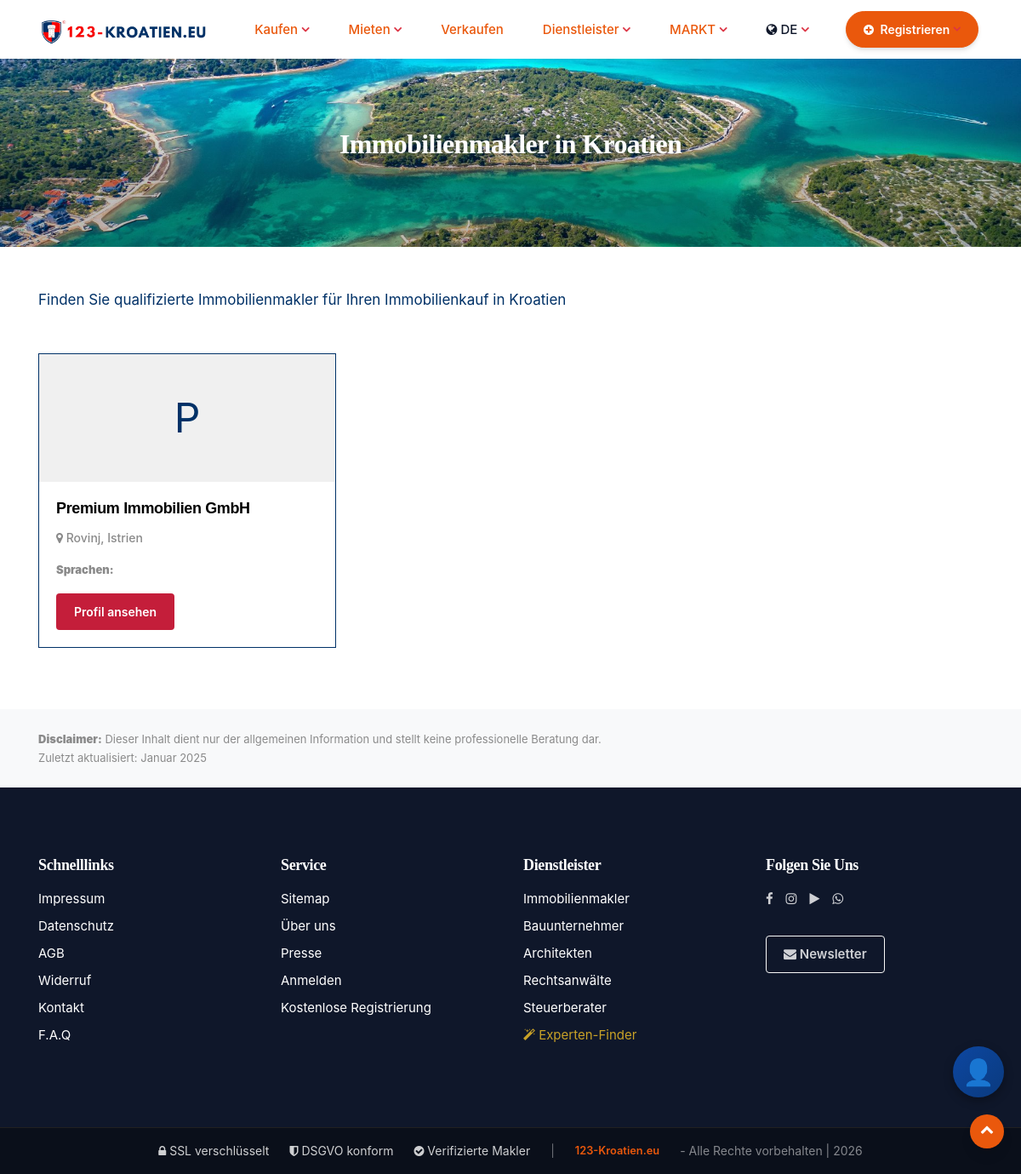
The page /ge/kroatien/immobilienmakler/ on the database as committed earlier.
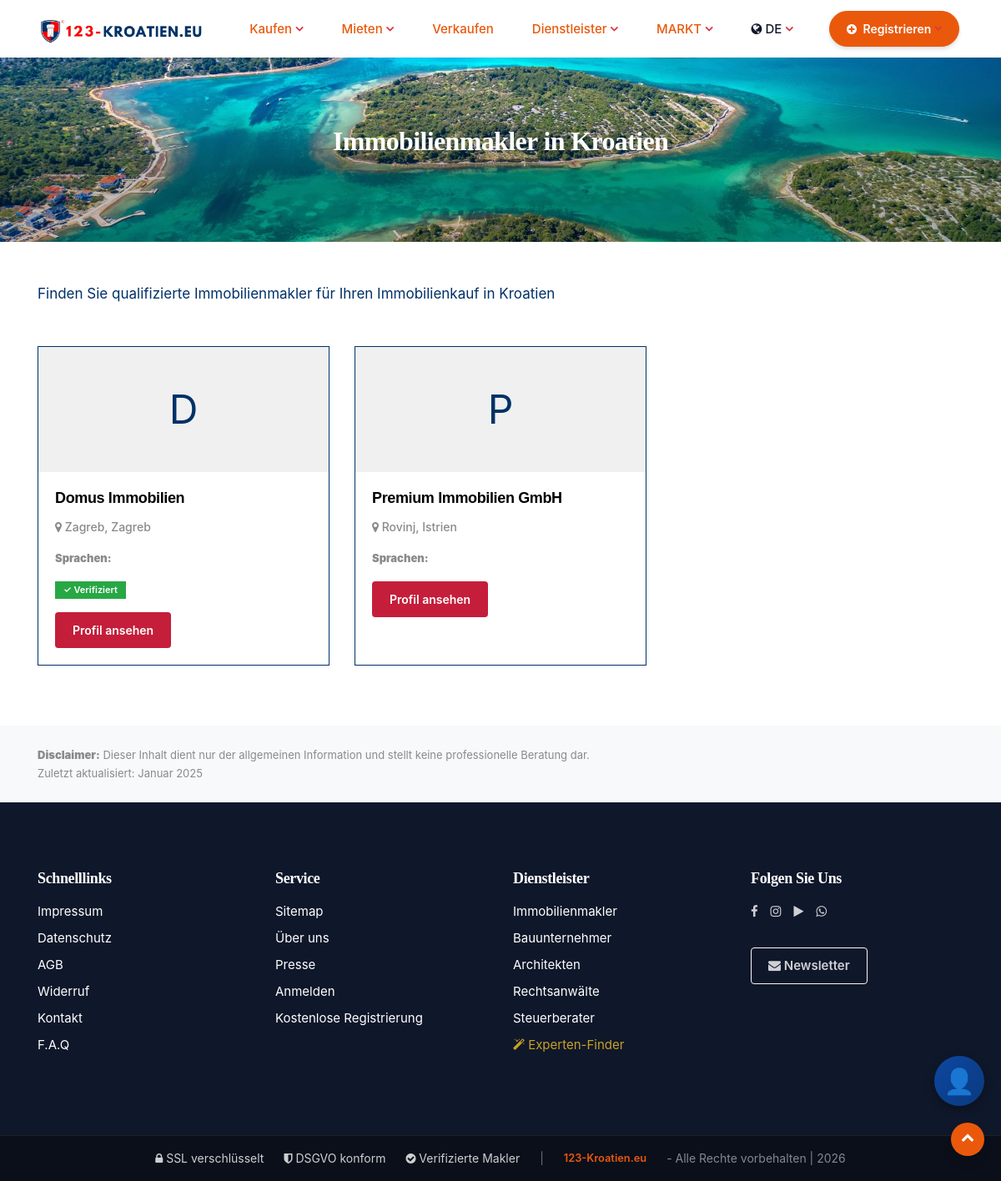
The same page on the database as committed later.
### main/professional_models.py (models this page shows, shortened)
class Professional(models.Model):
    PROFESSIONAL_TYPES = (
        ('real_estate_agent', 'Immobilienmakler'),
        ('construction_company', 'Bauunternehmen'),
        ('lawyer', 'Rechtsanwalt'),
        ('tax_advisor', 'Steuerberater'),
        ('architect', 'Architekt'),
    )
    CAN_POST_PROPERTIES = ['real_estate_agent', 'construction_company']
    REGIONS = (
        ('istrien', 'Istrien'),
        ('kvarner', 'Kvarner'),
        ('dalmatien', 'Dalmatien'),
        ('zagreb', 'Zagreb'),
        ('slavonien', 'Slavonien'),
        ('andere', 'Andere'),
    )
    id = models.UUIDField(default=uuid.uuid4, unique=True, primary_key=True, editable=False)
    user = models.OneToOneField(User, on_delete=models.CASCADE, null=True, blank=True, related_name='professional')
    professional_type = models.CharField(max_length=50, choices=PROFESSIONAL_TYPES, default='real_estate_agent')
    name = models.CharField(max_length=200, verbose_name="Name / Firmenname")
    slug = models.SlugField(max_length=250, unique=True, blank=True)
    email = models.EmailField(max_length=500)
    phone = models.CharField(max_length=50, blank=True, null=True)
    mobile = models.CharField(max_length=50, blank=True, null=True)
    fax = models.CharField(max_length=50, blank=True, null=True)
    city = models.CharField(max_length=200, blank=True, null=True)
    region = models.CharField(max_length=50, choices=REGIONS, blank=True, null=True)
    address = models.CharField(max_length=500, blank=True, null=True)
    country = models.CharField(max_length=100, default='Kroatien')
    company_name = models.CharField(max_length=200, blank=True, null=True, verbose_name="Firmenname")
    company_logo = models.ImageField(upload_to='professionals/logos/', blank=True, null=True)
    profile_image = models.ImageField(upload_to='professionals/profiles/', blank=True, null=True)
    portrait_photo = models.ImageField(upload_to='professionals/portraits/', blank=True, null=True)
    slogan = models.CharField(max_length=300, blank=True, null=True, verbose_name="Slogan/Motto")
    founded_year = models.PositiveIntegerField(blank=True, null=True, verbose_name="Gründungsjahr")
    employee_count = models.CharField(max_length=50, blank=True, null=True, verbose_name="Mitarbeiterzahl")
    specializations = models.TextField(blank=True, null=True, verbose_name="Spezialisierungen")
    oib_number = models.CharField(max_length=20, blank=True, null=True, verbose_name="OIB-Nummer")
    website = models.URLField(max_length=500, blank=True, null=True)
    description = models.TextField(blank=True, null=True, verbose_name="Beschreibung (Original)")
    description_de = models.TextField(blank=True, null=True, verbose_name="Beschreibung (Deutsch)")
    description_hr = models.TextField(blank=True, null=True, verbose_name="Beschreibung (Kroatisch)")
    languages = models.CharField(max_length=500, blank=True, null=True, verbose_name="Gesprochene Sprachen")
    facebook = models.URLField(max_length=500, blank=True, null=True)
    instagram = models.URLField(max_length=500, blank=True, null=True)
    linkedin = models.URLField(max_length=500, blank=True, null=True)
    twitter = models.URLField(max_length=500, blank=True, null=True)
    youtube = models.URLField(max_length=500, blank=True, null=True)
    tiktok = models.URLField(max_length=500, blank=True, null=True)
    show_references = models.BooleanField(default=True, verbose_name="Referenzen anzeigen")
    show_contact_form = models.BooleanField(default=True, verbose_name="Kontaktformular anzeigen")
    show_listings = models.BooleanField(default=True, verbose_name="Immobilien anzeigen")
    show_social_media = models.BooleanField(default=True, verbose_name="Social Media anzeigen")
    show_team = models.BooleanField(default=False, verbose_name="Team anzeigen")
    is_active = models.BooleanField(default=False, verbose_name="Aktiv")
    is_verified = models.BooleanField(default=False, verbose_name="Verifiziert")
    totp_secret = models.CharField(max_length=32, blank=True, null=True)
    totp_enabled = models.BooleanField(default=False)
    totp_verified = models.BooleanField(default=False)
    must_setup_2fa = models.BooleanField(default=True)
    email_2fa_enabled = models.BooleanField(default=False)
    email_2fa_code = models.CharField(max_length=6, blank=True, null=True)
    email_2fa_code_created = models.DateTimeField(blank=True, null=True)
    created = models.DateTimeField(auto_now_add=True)
    updated = models.DateTimeField(auto_now=True)
    class Meta:
        verbose_name = 'Dienstleister'
        verbose_name_plural = 'Dienstleister'
        ordering = ['-created']

### main/professional_views.py (the view)
# urls.py: path('ge/kroatien/<str:category>/', professional_views.professional_list, {'country': 'kroatien'}, name='professional-list-ge'),
def professional_list(request, country, category):
    lang = get_lang_from_request(request, country)
    professional_type = None
    for ptype, urls in CATEGORY_URLS.items():
        if category in urls.values():
            professional_type = ptype
            break
    if not professional_type:
        raise Http404("Kategorie nicht gefunden")
    professionals = Professional.objects.filter(
        professional_type=professional_type,
        is_active=True
    ).order_by("name")
    trans = TRANSLATIONS.get(lang, TRANSLATIONS["ge"])
    cat_trans = trans.get(professional_type, {})
    url_paths = CATEGORY_URLS.get(professional_type, {})
    country_name = COUNTRY_NAMES.get(lang, "kroatien")
    professionals_with_translations = []
    for prof in professionals:
        prof.translated_region = translate_region(prof.region, lang)
        prof.translated_languages = translate_languages(prof.languages, lang)
        professionals_with_translations.append(prof)
    return render(request, "main/professional_list.html", {
        "professionals": professionals_with_translations,
        "professional_type": professional_type,
        "title": cat_trans.get("title", ""),
        "subtitle": cat_trans.get("subtitle", ""),
        "trans": trans,
        "lang": lang,
        "country_name": country_name,
        "url_path": url_paths.get(lang, category),
    })

### main/context_processors.py (called while the page is built)
def set_language(request):
    lang = request.session.get('site_language', 'ge')
    activate(lang)
    return {'language': lang}

### main/professional_views.py (called while the page is built, shortened)
def translate_languages(languages_str, lang):
    if not languages_str:
        return ""

def get_lang_from_request(request, country):
    session_lang = request.session.get("site_language")
    if session_lang:
        return session_lang
    lang = COUNTRY_TO_LANG.get(country)
    if lang:
        return lang
    return "ge"

### templates/main/professional_list.html
{% extends 'include/base.html' %}
{% load static %}
{% block body %}
<div class="faqHeaderBg bg-theme-overlay">
  <section class="section__breadcrumb">
    <div class="container">
      <div class="row d-flex justify-content-center">
        <div class="col-md-8 text-center">
          <h1 class="text-white" style="font-weight: bold; font-size: 2rem">
            {{ title }}
          </h1>
        </div>
      </div>
    </div>
  </section>
</div>
<section class="bg-white py-5">
  <div class="container">
    <p class="lead mb-5" style="color: #003167;">{{ subtitle }}</p>
    <div class="row">
      {% for professional in professionals %}
      <div class="col-md-4 mb-4">
        <div class="card h-100" style="border-color: #003167;">
          {% if professional.logo %}
          <img src="{{ professional.logo.url }}" class="card-img-top p-3" alt="{{ professional.name }}" style="max-height: 150px; object-fit: contain;">
          {% else %}
          <div class="card-img-top p-3 d-flex align-items-center justify-content-center" style="height: 150px; background-color: #f0f0f0;">
            <span style="font-size: 3rem; color: #003167;">{{ professional.name|slice:":1" }}</span>
          </div>
          {% endif %}
          <div class="card-body">
            <h5 class="card-title" style="color: #003167;">{{ professional.name }}</h5>
            <p class="card-text text-muted">
              <i class="fa fa-map-marker"></i> {{ professional.city }}, {{ professional.translated_region }}
            </p>
            <p class="card-text">
              <small><strong>{{ trans.languages }}:</strong> {{ professional.translated_languages }}</small>
            </p>
            {% if professional.is_verified %}
            <span class="badge" style="background-color: #28a745; color: white;">✓ {{ trans.verified }}</span>
            {% endif %}
            <div class="mt-3">
              <a href="/{{ lang }}/{{ country_name }}/{{ url_path }}/{{ professional.slug }}/" class="btn" style="background-color: #c41e3a; color: white;">
                {{ trans.view_profile }}
              </a>
            </div>
          </div>
        </div>
      </div>
      {% empty %}
      <div class="col-12">
        <p class="text-center" style="color: #003167;">{{ trans.no_entries }}</p>
      </div>
      {% endfor %}
    </div>
  </div>
</section>
<section class="py-4" style="background-color: #f8f9fa;">
  <div class="container">
    <p class="small text-muted mb-0">
      <strong>Disclaimer:</strong> {{ trans.disclaimer }}
      <br>{{ trans.last_updated }}: Januar 2025
    </p>
  </div>
</section>
{% endblock %}

Rows that differ between the two databases and show on the page:
added Professional: name "D", name "Domus Immobilien", city "Zagreb", translated_region "Zagreb"
